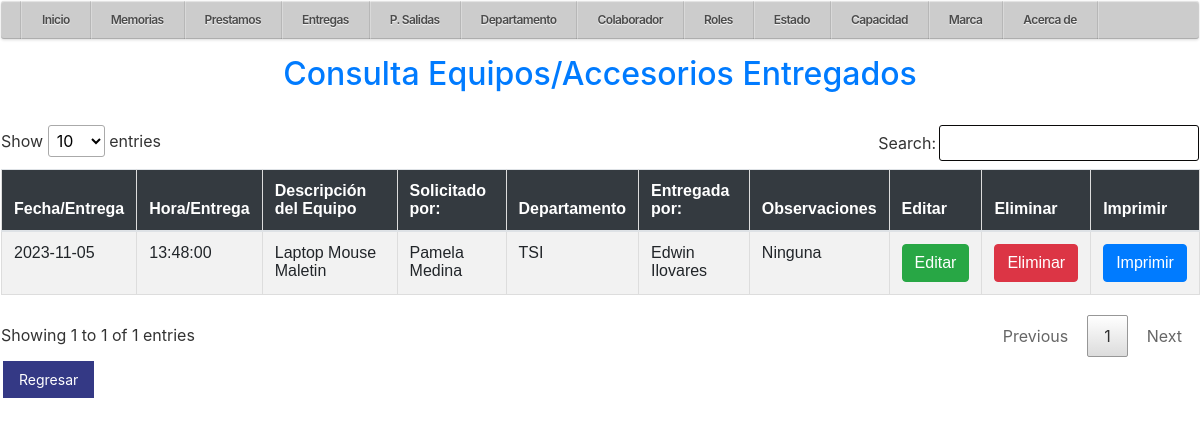
Screenshot of /php/Cons_Entrega.php (signed in) with the database file from the repository.
### tables this page shows
CREATE TABLE `entregas` (
  `id` int(11) NOT NULL,
  `Fpres` date NOT NULL,
  `Hpres` time NOT NULL,
  `detalle` varchar(1000) NOT NULL,
  `id_emp` int(11) NOT NULL,
  `id_itb` int(11) NOT NULL,
  `nota` varchar(500) NOT NULL
);

CREATE TABLE `empleados` (
  `id` int(11) NOT NULL,
  `nom` varchar(20) NOT NULL,
  `id_depto` int(11) NOT NULL,
  `id_rol` int(11) NOT NULL
);

### php/Cons_Entrega.php (the view, shortened to what this page needs)
<?php
include_once '../conexion/conexion3.php';
include_once "../php/plantilla4.php";
?>
<!DOCTYPE html>
<html lang="en">
<head>
    <link rel="stylesheet" href="/R_MEMORIAS/css/stilu.css">
    <link rel="stylesheet" href="/R_MEMORIAS/css/stilos4.css">
    <link rel="stylesheet" href="/R_MEMORIAS/css/menu11.css">
    <link rel="stylesheet" type="text/css" href="/R_MEMORIAS/css/min.css">
    <link rel="stylesheet" href="https://cdn.jsdelivr.net/npm/bootstrap@4.6.2/dist/css/bootstrap.min.css">
</head>
<body>
    <h2>Consulta Equipos/Accesorios Entregados</h2>
    <br>
    <table class="table table-striped" id="tabla">
        <thead>
            <tr id='titulo'>
                <th width="auto">Fecha/Entrega</th>
                <th>Hora/Entrega</th>
                <th>Descripción del Equipo</th>
                <th>Solicitado por:</th>
                <th>Departamento</th>
                <th>Entregada por:</th>
                <th>Observaciones</th>
                <th>Editar</th>
                <th>Eliminar</th>
                <th>Imprimir</th>
            </tr>
        </thead>
        <tbody>
            <?php
            $sql = "SELECT entregas.id,
entregas.Fpres,
entregas.Hpres,
entregas.detalle,
e1.nom AS solicitante,
e2.nom AS entregador,
(SELECT depto.nom_depto FROM depto WHERE depto.id = e1.id_depto) AS nom_depto_solicitante,
(SELECT depto.nom_depto FROM depto WHERE depto.id = e2.id_depto) AS nom_depto_entregador,
e1.nom AS nombre_solicitante,
e2.nom AS nombre_entregador,
entregas.nota
FROM entregas
INNER JOIN empleados AS e1 ON entregas.id_emp = e1.id
INNER JOIN empleados AS e2 ON entregas.id_itb = e2.id
ORDER BY entregas.id
LIMIT 150";
            $result = mysqli_query($enlace, $sql);
            while ($row = mysqli_fetch_object($result)) {
            ?>
                <tr>
                    <td><?php echo $row->Fpres; ?></td>
                    <td><?php echo $row->Hpres; ?></td>
                    <td><?php echo $row->detalle; ?></td>
                    <td><?php echo $row->solicitante; ?></td>
                    <td><?php echo $row->nom_depto_solicitante; ?></td>
                    <td><?php echo $row->nombre_entregador; ?></td>
                    <td><?php echo $row->nota; ?></td>
                    <td><a class="btn btn-success" href="/R_MEMORIAS/php/Editar_Entrega.php?id=<?php echo $row->id; ?>">Editar</a></td>
                    <td><a class="btn btn-danger" href="/R_MEMORIAS/php/Borrar_Entrega.php?id=<?php echo $row->id; ?>" onclick="return confirm('Estás seguro que deseas eliminar el registro?');">Eliminar</a></td>
                    <td><a class="btn btn-primary" href="/R_MEMORIAS/php/Imp_Entrega.php?id=<?php echo $row->id; ?>">Imprimir</a></td>
                </tr>
            <?php
            }
            ?>
        </tbody>
    </table>
    <td><a class="btn-editar" href="/R_MEMORIAS/php/Form_Entrega.php">Regresar</a></td>
</body>
</html>

### css/menu8.css (style rules this page uses)
* { margin: 0; padding: 0; box-sizing: border-box; }
body { padding: 1px; font-family: arial; background-image: url('/R_Memorias/img/fondo9.jpg'); background-repeat: no-repeat; background-size: cover; justify-content: center; align-items: 100vh; min-height: 100vh; overflow: 100vh; display: left; }

### css/stilu.css (style rules this page uses)
table { border-collapse: collapse; width: 100%; }
th, td { text-align: left; padding: 4px; }
th { background-color: #4CAF50; color: white; }
h2 { color: rgb(9, 35, 150); text-align: center; margin: 0; font-size: 30px; margin-bottom: 20px; }
.btn-editar { background-color: #343985; color: white; padding: 8px 16px; text-align: center; text-decoration: none; display: inline-block; font-size: 14px; margin: 4px 2px; cursor: pointer; }

### css/stilos4.css (style rules this page uses)
table { font-family: arial, sans-serif; border-collapse: collapse; width: 100%; }
td, th { border: 1px solid #dddddd; text-align: left; padding: 8px; }
.btn-editar { background-color: #343985; color: white; padding: 8px 16px; text-align: center; text-decoration: none; display: inline-block; font-size: 14px; margin: 4px 2px; cursor: pointer; }

### css/menu11.css (style rules this page uses)
body { background-color: #f8f9fa; }
h2 { color: #007bff; margin-bottom: 20px; }
th { background-color: #343a40; color: #fff; }
.btn-success { background-color: #28a745; border-color: #28a745; }
.btn-danger { background-color: #dc3545; border-color: #dc3545; }
table { border-collapse: separate; border-spacing: 0 1px; }

### css/min.css (style rules this page uses)
table.dataTable, table.dataTable th, table.dataTable td { box-sizing: content-box }

### rows the page displays
entregas: Fpres "2023-11-05", Hpres "13:48:00", detalle "Laptop Mouse Maletin", id_emp.nom "Pamela Medina", nom_depto_solicitante "TSI", id_itb.nom "Edwin Ilovares", nota "Ninguna"
